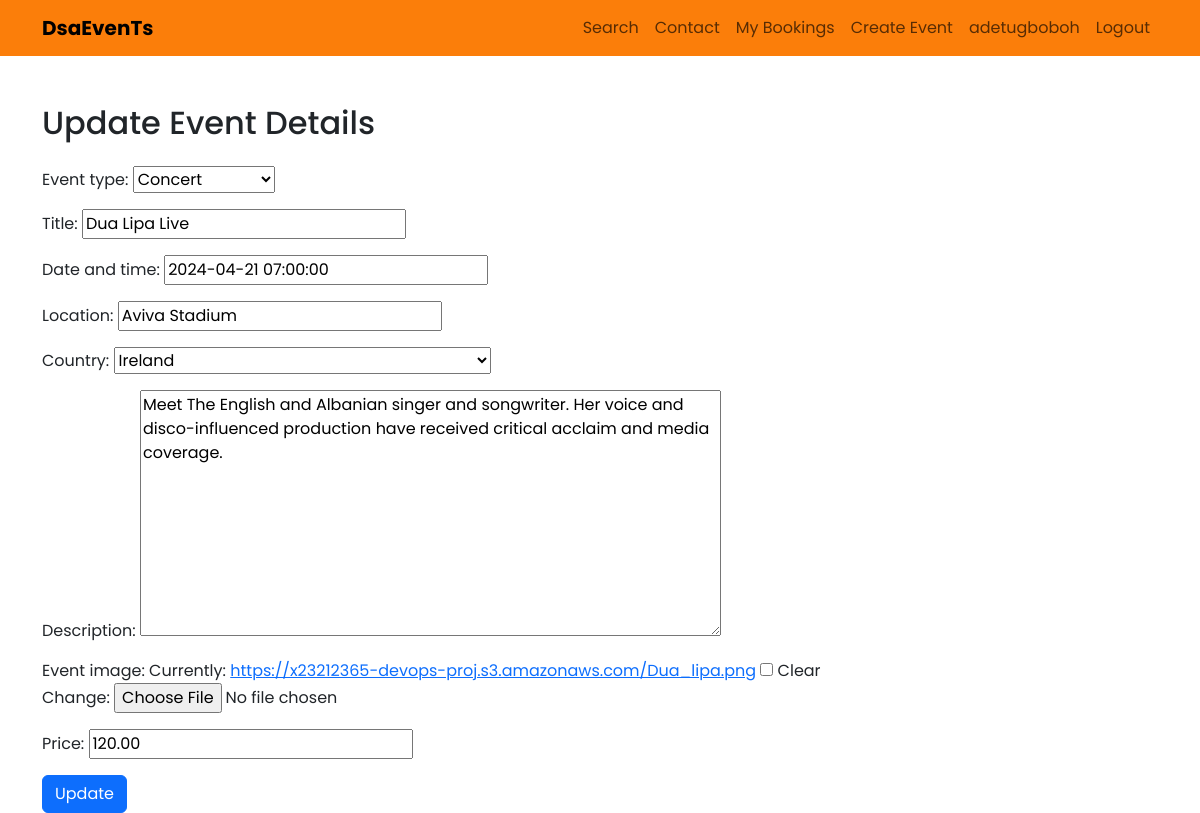
Screenshot of /update/2/ (signed in) with the database file from the repository.
### events/models.py (models this page shows)
class Event(models.Model):
    EVENT_TYPE_CHOICES = (
        ('concert', 'Concert'),
        ('music_festival', 'Music Festival'),
        ('workshop', 'Workshop'),
        ('conference', 'Conference'),
        ('exhibition', 'Exhibition'),
        ('album_release', 'Album Release'),
        ('live_stream', 'Live Stream'),
        ('meetup', 'Meetup'),
    )
    event_type = models.CharField(max_length=100, choices=EVENT_TYPE_CHOICES)
    title = models.CharField(max_length=255)
    date_and_time = models.DateTimeField()
    location = models.CharField(max_length=255)
    country = CountryField()
    description = models.TextField()
    event_image = models.ImageField(blank=True)
    price = models.DecimalField(max_digits=10, decimal_places=2, default=0)
    user = models.ForeignKey(User, on_delete=models.CASCADE, default= None)

### events/views.py (the view)
# urls.py: path('update/<int:event_id>/', views.update_event, name='update_event'),
def update_event(request, event_id):
    event = get_object_or_404(Event, pk=event_id)
    if request.method == 'POST':
        form = EventForm(request.POST, request.FILES, instance=event)
        if form.is_valid():
            form.save()
            return redirect('homepage')  # Redirect to homepage after successful update
    else:
        form = EventForm(instance=event)
    return render(request, 'events/update_event.html', {'form': form})

### events/forms.py
class EventForm(forms.ModelForm):
    date_and_time = forms.DateTimeField(input_formats=['%d/%m/%Y, %H:%M'],
    widget=DateTimeInput(attrs={'placeholder': 'DD/MM/YYYY, HH:MM'}))
    class Meta:
        model = Event
        fields = ['event_type', 'title', 'date_and_time', 'location', 'country',
        'description', 'event_image', 'price']
        widgets = {
            'date_and_time': DateTimeLocalInput(),
            'country': forms.Select(choices=[(country.code, country.name)
            for country in countries]),
        }
    def __init__(self, *args, **kwargs):
        super().__init__(*args, **kwargs)
        self.fields['event_type'].choices = Event.EVENT_TYPE_CHOICES

### templates/events/update_event.html (shortened to what this page needs)
{% extends 'base.html' %}
{% load static %}
{% block content %}
<div class="container mt-5">
    <h2 class="mb-4">Update Event Details</h2>
    <form method="post" enctype="multipart/form-data">
        {{ form.as_p }}
        <button type="submit" class="btn btn-primary">Update</button>
    </form>
</div>
{% endblock %}

### templates/events/header.html (shortened to what this page needs)
<header class="navbar navbar-expand-lg navbar-light" style="background:#FB7E0A">
    <div class="container">
        <a class="navbar-brand fw-bolder" href="/">DsaEvenTs</a>
        <div class="collapse navbar-collapse justify-content-end" id="navbarNav">
            <ul class="navbar-nav ml-auto">
                <li class="nav-item">
                    <a class="nav-link" href="/all-events/">Search</a>
                </li>
                 <li class="nav-item">
                    <a class="nav-link" href="/contact-us/">Contact</a>
                </li>
                <li class="nav-item">
                    <a   class="nav-link" href="{% url 'my_bookings' %}">My Bookings</a>
                </li>
                   {% if user.is_authenticated %}
                     <li class="nav-item">
                        <a class="nav-link" href="/events-submission/">Create Event</a>
                    </li>
                    <li class="nav-item">
                        <a class="nav-link" href="#">{{ user.username }}</a>
                    </li>
                    <li class="nav-item">
                        <a class="nav-link" href="{% url 'account_logout' %}">Logout</a>
                    </li>
                {% else %}
                    <li class="nav-item">
                        <a class="nav-link" href="{% url 'account_login' %}">Login</a>
                    </li>
                {% endif %}
            </ul>
        </div>
    </div>
</header>

### rows the page displays
Event: event_type "Concert", title "Dua Lipa Live", date_and_time "2024-04-21 07:00:00", location "Aviva Stadium", country "Ireland", description "Meet The English and Albanian singer and songwriter. Her voice and disco-influenced production have received critical acclaim and media coverage.", price "120.00"

### other values shown
{{ user.username }} "adetugboboh"
